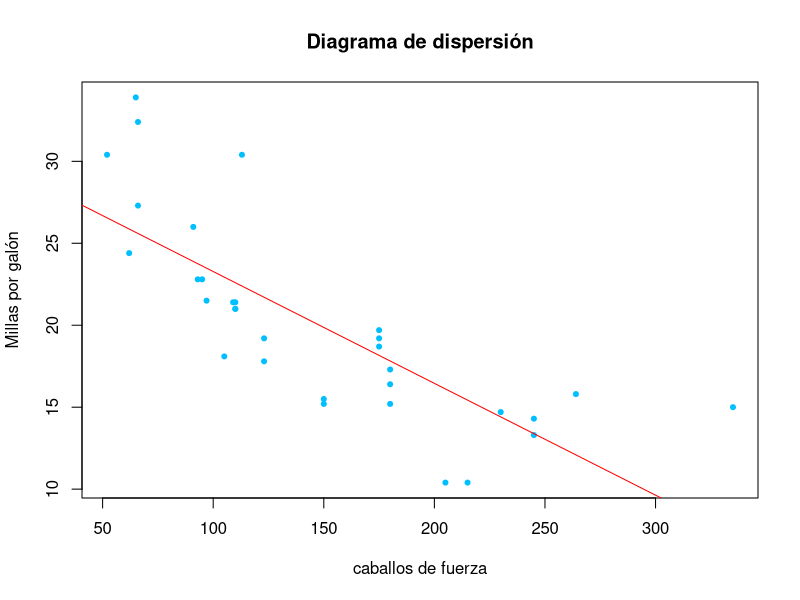
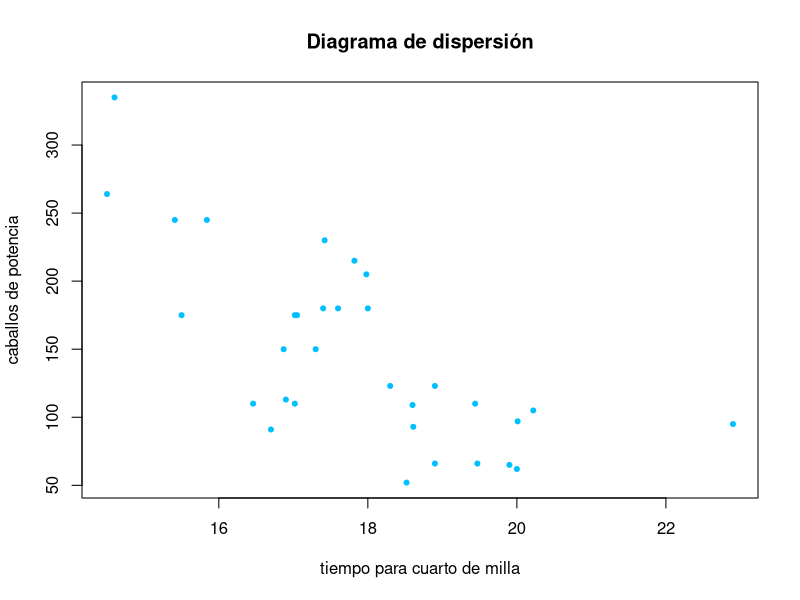

The R script that drew these images, in order:
library(dplyr)
View(mtcars)
mtcars %>% View()

summary(mtcars)
sd(mtcars$mpg)
apply(mtcars,2 ,sd)

cor(mtcars$mpg,mtcars$hp)

attach(mtcars)
cor(mpg, hp)

#Para sacar el parametro Beta1

numB1 = sum((hp-mean(hp))*(mpg-mean(mpg)))
den <- sum((hp-mean(hp))^2)
beta1 <- numB1/den
beta0 <- mean(mpg) - beta1*mean(hp)
plot(hp,mpg, xlab="caballos de fuerza", ylab="Millas por galón", col = "deepskyblue",pch = 20, main="Diagrama de dispersión")
abline(a = beta0, b=beta1, col="red")


modelo <- lm(mpg~hp)
#estadisticos de los errores
summary(modelo)
#siempre comprobar si el promedio de los errores tiende a 0
mean(modelo$residuals)

#--------------------------------------------------------
cor(mtcars$qsec, mtcars$hp)
numB1_2 = sum((mtcars$qsec-mean(mtcars$qsec))*(hp-mean(hp)))
den2 <- sum((-mean(mtcars$qsec))^2)
beta1_2 <- numB1_2/den2
beta0_2 <- mean(hp) - beta1*mean(mtcars$qsec)
abline(a = beta1_2,  b = beta1_2,col="red")
modelo <- lm(qsec~hp)


#qsec = tiempo que tarda en recorrer un carto de milla
plot(mtcars$qsec, mtcars$hp, xlab ="tiempo para cuarto de milla",
     ylab = "caballos de potencia",col = "deepskyblue",pch = 20, main="Diagrama de dispersión" )
